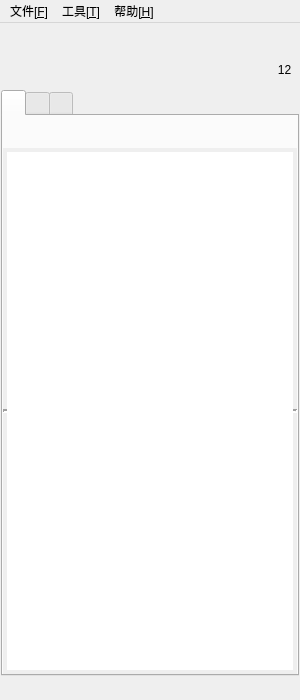
<?xml version="1.0" encoding="UTF-8"?>
<ui version="4.0">
 <class>MainWindow</class>
 <widget class="QMainWindow" name="MainWindow">
  <property name="geometry">
   <rect>
    <x>0</x>
    <y>0</y>
    <width>300</width>
    <height>700</height>
   </rect>
  </property>
  <property name="minimumSize">
   <size>
    <width>300</width>
    <height>700</height>
   </size>
  </property>
  <property name="maximumSize">
   <size>
    <width>16777215</width>
    <height>16777215</height>
   </size>
  </property>
  <property name="windowTitle">
   <string>TEACHING ROOM</string>
  </property>
  <property name="windowIcon">
   <iconset resource="icons.qrc">
    <normaloff>:/appFace/systray</normaloff>:/appFace/systray</iconset>
  </property>
  <property name="styleSheet">
   <string notr="true"/>
  </property>
  <widget class="QWidget" name="centralWidget">
   <layout class="QGridLayout" name="gridLayout_2">
    <property name="leftMargin">
     <number>1</number>
    </property>
    <property name="topMargin">
     <number>1</number>
    </property>
    <property name="rightMargin">
     <number>1</number>
    </property>
    <property name="bottomMargin">
     <number>2</number>
    </property>
    <property name="spacing">
     <number>0</number>
    </property>
    <item row="0" column="0">
     <layout class="QVBoxLayout" name="verticalLayout_2">
      <item>
       <widget class="QWidget" name="widget" native="true">
        <property name="minimumSize">
         <size>
          <width>300</width>
          <height>60</height>
         </size>
        </property>
        <property name="maximumSize">
         <size>
          <width>16777215</width>
          <height>60</height>
         </size>
        </property>
        <property name="styleSheet">
         <string notr="true"/>
        </property>
        <layout class="QGridLayout" name="gridLayout">
         <property name="leftMargin">
          <number>0</number>
         </property>
         <property name="topMargin">
          <number>0</number>
         </property>
         <property name="rightMargin">
          <number>4</number>
         </property>
         <property name="bottomMargin">
          <number>0</number>
         </property>
         <property name="spacing">
          <number>0</number>
         </property>
         <item row="0" column="0">
          <layout class="QHBoxLayout" name="horizontalLayout">
           <property name="spacing">
            <number>0</number>
           </property>
           <item>
            <widget class="QLabel" name="logo">
             <property name="minimumSize">
              <size>
               <width>270</width>
               <height>0</height>
              </size>
             </property>
             <property name="maximumSize">
              <size>
               <width>16777215</width>
               <height>16777215</height>
              </size>
             </property>
             <property name="styleSheet">
              <string notr="true">border-image: url(:/appFace/loginicon);</string>
             </property>
             <property name="text">
              <string/>
             </property>
            </widget>
           </item>
           <item>
            <layout class="QVBoxLayout" name="verticalLayout_3">
             <item>
              <widget class="QToolButton" name="weiBroadcastBtn">
               <property name="minimumSize">
                <size>
                 <width>25</width>
                 <height>25</height>
                </size>
               </property>
               <property name="maximumSize">
                <size>
                 <width>25</width>
                 <height>25</height>
                </size>
               </property>
               <property name="text">
                <string/>
               </property>
               <property name="icon">
                <iconset resource="icons.qrc">
                 <normaloff>:/appFace/weibroabcast</normaloff>:/appFace/weibroabcast</iconset>
               </property>
               <property name="iconSize">
                <size>
                 <width>20</width>
                 <height>20</height>
                </size>
               </property>
               <property name="autoRaise">
                <bool>true</bool>
               </property>
              </widget>
             </item>
             <item>
              <widget class="QToolButton" name="messageBoxBtn">
               <property name="minimumSize">
                <size>
                 <width>25</width>
                 <height>25</height>
                </size>
               </property>
               <property name="maximumSize">
                <size>
                 <width>25</width>
                 <height>25</height>
                </size>
               </property>
               <property name="text">
                <string>12</string>
               </property>
               <property name="icon">
                <iconset resource="icons.qrc">
                 <normaloff>:/appFace/messagebox</normaloff>:/appFace/messagebox</iconset>
               </property>
               <property name="iconSize">
                <size>
                 <width>20</width>
                 <height>20</height>
                </size>
               </property>
               <property name="autoRaise">
                <bool>true</bool>
               </property>
              </widget>
             </item>
            </layout>
           </item>
          </layout>
         </item>
        </layout>
       </widget>
      </item>
      <item>
       <layout class="QVBoxLayout" name="verticalLayout">
        <property name="spacing">
         <number>2</number>
        </property>
        <item>
         <layout class="QHBoxLayout" name="horizontalLayout_2"/>
        </item>
        <item>
         <widget class="QTabWidget" name="tabWidget">
          <property name="tabShape">
           <enum>QTabWidget::Rounded</enum>
          </property>
          <property name="currentIndex">
           <number>0</number>
          </property>
          <property name="iconSize">
           <size>
            <width>80</width>
            <height>25</height>
           </size>
          </property>
          <property name="movable">
           <bool>true</bool>
          </property>
          <widget class="QWidget" name="student">
           <property name="minimumSize">
            <size>
             <width>100</width>
             <height>0</height>
            </size>
           </property>
           <property name="styleSheet">
            <string notr="true"/>
           </property>
           <attribute name="icon">
            <iconset resource="icons.qrc">
             <normaloff>:/appFace/student</normaloff>:/appFace/student</iconset>
           </attribute>
           <attribute name="title">
            <string/>
           </attribute>
           <attribute name="toolTip">
            <string>学生列表</string>
           </attribute>
           <layout class="QGridLayout" name="gridLayout_3">
            <property name="margin">
             <number>0</number>
            </property>
            <property name="spacing">
             <number>0</number>
            </property>
            <item row="0" column="0">
             <layout class="QVBoxLayout" name="verticalLayout_4">
              <property name="spacing">
               <number>0</number>
              </property>
              <property name="leftMargin">
               <number>0</number>
              </property>
              <item>
               <layout class="QHBoxLayout" name="horizontalLayout_4">
                <property name="spacing">
                 <number>0</number>
                </property>
                <item>
                 <widget class="QToolButton" name="refreshBtn">
                  <property name="minimumSize">
                   <size>
                    <width>70</width>
                    <height>0</height>
                   </size>
                  </property>
                  <property name="maximumSize">
                   <size>
                    <width>30</width>
                    <height>16777215</height>
                   </size>
                  </property>
                  <property name="toolTip">
                   <string>刷新学生列表</string>
                  </property>
                  <property name="text">
                   <string/>
                  </property>
                  <property name="icon">
                   <iconset resource="icons.qrc">
                    <normaloff>:/appFace/refresh</normaloff>:/appFace/refresh</iconset>
                  </property>
                  <property name="iconSize">
                   <size>
                    <width>25</width>
                    <height>25</height>
                   </size>
                  </property>
                  <property name="autoRaise">
                   <bool>true</bool>
                  </property>
                 </widget>
                </item>
                <item>
                 <widget class="QLabel" name="adlabel0">
                  <property name="minimumSize">
                   <size>
                    <width>30</width>
                    <height>30</height>
                   </size>
                  </property>
                  <property name="maximumSize">
                   <size>
                    <width>16777215</width>
                    <height>30</height>
                   </size>
                  </property>
                  <property name="styleSheet">
                   <string notr="true"/>
                  </property>
                  <property name="text">
                   <string/>
                  </property>
                 </widget>
                </item>
                <item>
                 <widget class="QToolButton" name="classManageBtn">
                  <property name="minimumSize">
                   <size>
                    <width>70</width>
                    <height>0</height>
                   </size>
                  </property>
                  <property name="toolTip">
                   <string>班级管理</string>
                  </property>
                  <property name="text">
                   <string/>
                  </property>
                  <property name="icon">
                   <iconset resource="icons.qrc">
                    <normaloff>:/appFace/classmm</normaloff>:/appFace/classmm</iconset>
                  </property>
                  <property name="iconSize">
                   <size>
                    <width>25</width>
                    <height>25</height>
                   </size>
                  </property>
                  <property name="autoRaise">
                   <bool>true</bool>
                  </property>
                 </widget>
                </item>
               </layout>
              </item>
              <item>
               <widget class="QTreeWidget" name="studenTree">
                <property name="font">
                 <font>
                  <pointsize>12</pointsize>
                 </font>
                </property>
                <property name="autoFillBackground">
                 <bool>true</bool>
                </property>
                <property name="styleSheet">
                 <string notr="true">border-image: url(:/appFace/bg);</string>
                </property>
                <property name="frameShape">
                 <enum>QFrame::HLine</enum>
                </property>
                <property name="frameShadow">
                 <enum>QFrame::Sunken</enum>
                </property>
                <property name="lineWidth">
                 <number>2</number>
                </property>
                <property name="horizontalScrollBarPolicy">
                 <enum>Qt::ScrollBarAlwaysOff</enum>
                </property>
                <property name="editTriggers">
                 <set>QAbstractItemView::NoEditTriggers</set>
                </property>
                <property name="alternatingRowColors">
                 <bool>false</bool>
                </property>
                <property name="selectionBehavior">
                 <enum>QAbstractItemView::SelectRows</enum>
                </property>
                <property name="iconSize">
                 <size>
                  <width>50</width>
                  <height>50</height>
                 </size>
                </property>
                <property name="autoExpandDelay">
                 <number>0</number>
                </property>
                <property name="indentation">
                 <number>10</number>
                </property>
                <property name="uniformRowHeights">
                 <bool>false</bool>
                </property>
                <property name="allColumnsShowFocus">
                 <bool>false</bool>
                </property>
                <attribute name="headerVisible">
                 <bool>false</bool>
                </attribute>
                <attribute name="headerCascadingSectionResizes">
                 <bool>false</bool>
                </attribute>
                <attribute name="headerHighlightSections">
                 <bool>false</bool>
                </attribute>
                <attribute name="headerStretchLastSection">
                 <bool>true</bool>
                </attribute>
                <column>
                 <property name="text">
                  <string notr="true">1</string>
                 </property>
                </column>
               </widget>
              </item>
             </layout>
            </item>
           </layout>
          </widget>
          <widget class="QWidget" name="questions">
           <attribute name="icon">
            <iconset resource="icons.qrc">
             <normaloff>:/appFace/questions</normaloff>:/appFace/questions</iconset>
           </attribute>
           <attribute name="title">
            <string/>
           </attribute>
           <attribute name="toolTip">
            <string>问题列表</string>
           </attribute>
           <layout class="QGridLayout" name="gridLayout_4">
            <property name="margin">
             <number>0</number>
            </property>
            <property name="spacing">
             <number>0</number>
            </property>
            <item row="0" column="0">
             <layout class="QVBoxLayout" name="verticalLayout_5">
              <item>
               <layout class="QHBoxLayout" name="horizontalLayout_5">
                <item>
                 <widget class="QToolButton" name="createQuestionBtn">
                  <property name="minimumSize">
                   <size>
                    <width>100</width>
                    <height>25</height>
                   </size>
                  </property>
                  <property name="toolTip">
                   <string>点击新建一个问题</string>
                  </property>
                  <property name="text">
                   <string>新建问题</string>
                  </property>
                  <property name="icon">
                   <iconset resource="icons.qrc">
                    <normaloff>:/appFace/createquestion</normaloff>:/appFace/createquestion</iconset>
                  </property>
                  <property name="iconSize">
                   <size>
                    <width>25</width>
                    <height>25</height>
                   </size>
                  </property>
                  <property name="autoRaise">
                   <bool>true</bool>
                  </property>
                 </widget>
                </item>
                <item>
                 <spacer name="horizontalSpacer">
                  <property name="orientation">
                   <enum>Qt::Horizontal</enum>
                  </property>
                  <property name="sizeHint" stdset="0">
                   <size>
                    <width>40</width>
                    <height>20</height>
                   </size>
                  </property>
                 </spacer>
                </item>
                <item>
                 <widget class="QToolButton" name="refreshQuestionBtn">
                  <property name="minimumSize">
                   <size>
                    <width>100</width>
                    <height>25</height>
                   </size>
                  </property>
                  <property name="toolTip">
                   <string>点击刷新问题列表</string>
                  </property>
                  <property name="text">
                   <string>刷新问题列表</string>
                  </property>
                  <property name="icon">
                   <iconset resource="icons.qrc">
                    <normaloff>:/appFace/refresh</normaloff>:/appFace/refresh</iconset>
                  </property>
                  <property name="iconSize">
                   <size>
                    <width>25</width>
                    <height>25</height>
                   </size>
                  </property>
                  <property name="autoRaise">
                   <bool>true</bool>
                  </property>
                 </widget>
                </item>
               </layout>
              </item>
              <item>
               <widget class="QTreeWidget" name="questionSetList">
                <property name="font">
                 <font>
                  <pointsize>12</pointsize>
                 </font>
                </property>
                <property name="styleSheet">
                 <string notr="true">border-image: url(:/appFace/bg);</string>
                </property>
                <property name="frameShape">
                 <enum>QFrame::HLine</enum>
                </property>
                <property name="frameShadow">
                 <enum>QFrame::Sunken</enum>
                </property>
                <property name="lineWidth">
                 <number>2</number>
                </property>
                <property name="iconSize">
                 <size>
                  <width>20</width>
                  <height>20</height>
                 </size>
                </property>
                <property name="indentation">
                 <number>10</number>
                </property>
                <attribute name="headerVisible">
                 <bool>false</bool>
                </attribute>
                <column>
                 <property name="text">
                  <string>1</string>
                 </property>
                </column>
               </widget>
              </item>
             </layout>
            </item>
           </layout>
          </widget>
          <widget class="QWidget" name="broadcast">
           <attribute name="icon">
            <iconset resource="icons.qrc">
             <normaloff>:/appFace/broadcasts</normaloff>:/appFace/broadcasts</iconset>
           </attribute>
           <attribute name="title">
            <string/>
           </attribute>
           <attribute name="toolTip">
            <string>广播列表</string>
           </attribute>
           <layout class="QGridLayout" name="gridLayout_5">
            <item row="0" column="0">
             <widget class="QListWidget" name="broadCastList"/>
            </item>
           </layout>
          </widget>
         </widget>
        </item>
        <item>
         <layout class="QHBoxLayout" name="horizontalLayout_3">
          <item>
           <spacer name="horizontalSpacer_4">
            <property name="orientation">
             <enum>Qt::Horizontal</enum>
            </property>
            <property name="sizeHint" stdset="0">
             <size>
              <width>40</width>
              <height>20</height>
             </size>
            </property>
           </spacer>
          </item>
          <item>
           <widget class="QToolButton" name="functionBoxBtn">
            <property name="minimumSize">
             <size>
              <width>0</width>
              <height>0</height>
             </size>
            </property>
            <property name="maximumSize">
             <size>
              <width>0</width>
              <height>0</height>
             </size>
            </property>
            <property name="text">
             <string/>
            </property>
            <property name="icon">
             <iconset resource="icons.qrc">
              <normaloff>:/appFace/functionbox</normaloff>:/appFace/functionbox</iconset>
            </property>
            <property name="iconSize">
             <size>
              <width>0</width>
              <height>0</height>
             </size>
            </property>
            <property name="autoRaise">
             <bool>true</bool>
            </property>
           </widget>
          </item>
         </layout>
        </item>
       </layout>
      </item>
     </layout>
    </item>
   </layout>
  </widget>
  <widget class="QMenuBar" name="menuBar">
   <property name="geometry">
    <rect>
     <x>0</x>
     <y>0</y>
     <width>300</width>
     <height>21</height>
    </rect>
   </property>
   <widget class="QMenu" name="fileMenu">
    <property name="title">
     <string>文件[&amp;F]</string>
    </property>
    <addaction name="logoutAction"/>
    <addaction name="quitAction"/>
    <addaction name="separator"/>
   </widget>
   <widget class="QMenu" name="helpMenu">
    <property name="title">
     <string>帮助[&amp;H]</string>
    </property>
    <addaction name="helpCenterAction"/>
    <addaction name="separator"/>
    <addaction name="aboutAction"/>
   </widget>
   <widget class="QMenu" name="menu_T">
    <property name="title">
     <string>工具[&amp;T]</string>
    </property>
    <addaction name="menuChangeAction"/>
    <addaction name="changePasswordAction"/>
   </widget>
   <addaction name="fileMenu"/>
   <addaction name="menu_T"/>
   <addaction name="helpMenu"/>
  </widget>
  <action name="logoutAction">
   <property name="icon">
    <iconset resource="icons.qrc">
     <normaloff>:/appFace/logout</normaloff>:/appFace/logout</iconset>
   </property>
   <property name="text">
    <string>注销[&amp;N]</string>
   </property>
  </action>
  <action name="quitAction">
   <property name="icon">
    <iconset resource="icons.qrc">
     <normaloff>:/appFace/quit</normaloff>:/appFace/quit</iconset>
   </property>
   <property name="text">
    <string>退出[&amp;X]</string>
   </property>
  </action>
  <action name="helpCenterAction">
   <property name="icon">
    <iconset resource="icons.qrc">
     <normaloff>:/appFace/helpcenter</normaloff>:/appFace/helpcenter</iconset>
   </property>
   <property name="text">
    <string>帮助中心[&amp;H]</string>
   </property>
  </action>
  <action name="aboutAction">
   <property name="icon">
    <iconset resource="icons.qrc">
     <normaloff>:/appFace/about</normaloff>:/appFace/about</iconset>
   </property>
   <property name="text">
    <string>关于[&amp;A]</string>
   </property>
  </action>
  <action name="menuChangeAction">
   <property name="icon">
    <iconset resource="icons.qrc">
     <normaloff>:/appFace/hidemenu</normaloff>:/appFace/hidemenu</iconset>
   </property>
   <property name="text">
    <string>隐藏菜单[ALT]</string>
   </property>
   <property name="toolTip">
    <string>隐藏菜单</string>
   </property>
  </action>
  <action name="changePasswordAction">
   <property name="icon">
    <iconset resource="icons.qrc">
     <normaloff>:/appFace/changepassword</normaloff>:/appFace/changepassword</iconset>
   </property>
   <property name="text">
    <string>修改密码[&amp;C]</string>
   </property>
  </action>
 </widget>
 <layoutdefault spacing="6" margin="11"/>
 <tabstops>
  <tabstop>weiBroadcastBtn</tabstop>
  <tabstop>messageBoxBtn</tabstop>
  <tabstop>tabWidget</tabstop>
 </tabstops>
 <resources>
  <include location="icons.qrc"/>
 </resources>
 <connections/>
</ui>
